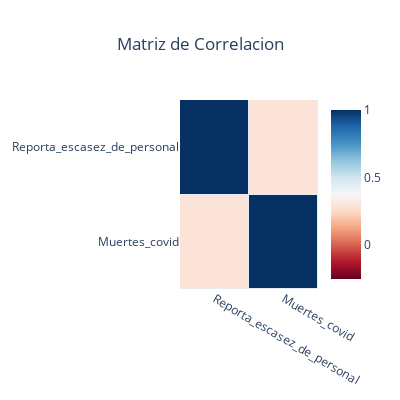

Notebook cell for this chart:
### Code cell
from plotly.subplots import make_subplots
import plotly.graph_objects as go

heat = go.Heatmap(
    z=df_esca_muertes.corr(),
    x=df_esca_muertes.corr().columns,
    y=df_esca_muertes.corr().columns,
    zmin = - 0.25, # Sets the lower bound of the color domain
    zmax = 1,
    xgap = 1, # Sets the horizontal gap (in pixels) between bricks
    ygap = 1,
    colorscale = 'RdBu'
)

title = 'Matriz de Correlacion'

layout = go.Layout(
    title_text=title, 
    title_x=0.5, 
    width=400, 
    height=400,
    xaxis_showgrid=False,
    yaxis_showgrid=False,
    yaxis_autorange='reversed'
)

fig=go.Figure(data=[heat], layout=layout)
fig.show()

### Figure 1 — Plotly figure (JSON) as saved in the notebook; plotly's stock layout.template omitted (floating-point values rounded to 4 significant figures)
{"data": [{"colorscale": [[0, "rgb(103,0,31)"], [0.1, "rgb(178,24,43)"], [0.2, "rgb(214,96,77)"], [0.3, "rgb(244,165,130)"], [0.4, "rgb(253,219,199)"], [0.5, "rgb(247,247,247)"], [0.6, "rgb(209,229,240)"], [0.7, "rgb(146,197,222)"], [0.8, "rgb(67,147,195)"], [0.9, "rgb(33,102,172)"], [1, "rgb(5,48,97)"]], "type": "heatmap", "x": ["Reporta_escasez_de_personal", "Muertes_covid"], "xgap": 1, "y": ["Reporta_escasez_de_personal", "Muertes_covid"], "ygap": 1, "z": [[1, 0.2912], [0.2912, 1]], "zmax": 1, "zmin": -0.25}], "layout": {"height": 400, "title": {"text": "Matriz de Correlacion", "x": 0.5}, "width": 400, "xaxis": {"showgrid": false}, "yaxis": {"autorange": "reversed", "showgrid": false}}}
